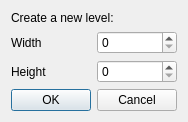
<?xml version="1.0" encoding="UTF-8"?>
<ui version="4.0">
 <class>NewDialog</class>
 <widget class="QDialog" name="NewDialog">
  <property name="geometry">
   <rect>
    <x>0</x>
    <y>0</y>
    <width>174</width>
    <height>120</height>
   </rect>
  </property>
  <property name="windowTitle">
   <string>Dialog</string>
  </property>
  <layout class="QVBoxLayout" name="verticalLayout">
   <item>
    <widget class="QLabel" name="label">
     <property name="text">
      <string>Create a new level:</string>
     </property>
    </widget>
   </item>
   <item>
    <layout class="QGridLayout" name="gridLayout">
     <item row="0" column="0">
      <widget class="QLabel" name="label_2">
       <property name="text">
        <string>Width</string>
       </property>
      </widget>
     </item>
     <item row="0" column="1">
      <widget class="QSpinBox" name="widthSpinBox_"/>
     </item>
     <item row="1" column="1">
      <widget class="QSpinBox" name="heightSpinBox_"/>
     </item>
     <item row="1" column="0">
      <widget class="QLabel" name="label_3">
       <property name="text">
        <string>Height</string>
       </property>
      </widget>
     </item>
    </layout>
   </item>
   <item>
    <spacer name="verticalSpacer">
     <property name="orientation">
      <enum>Qt::Vertical</enum>
     </property>
     <property name="sizeHint" stdset="0">
      <size>
       <width>20</width>
       <height>0</height>
      </size>
     </property>
    </spacer>
   </item>
   <item>
    <widget class="QDialogButtonBox" name="buttonBox">
     <property name="orientation">
      <enum>Qt::Horizontal</enum>
     </property>
     <property name="standardButtons">
      <set>QDialogButtonBox::Cancel|QDialogButtonBox::Ok</set>
     </property>
    </widget>
   </item>
  </layout>
 </widget>
 <resources/>
 <connections>
  <connection>
   <sender>buttonBox</sender>
   <signal>accepted()</signal>
   <receiver>NewDialog</receiver>
   <slot>accept()</slot>
   <hints>
    <hint type="sourcelabel">
     <x>248</x>
     <y>254</y>
    </hint>
    <hint type="destinationlabel">
     <x>157</x>
     <y>274</y>
    </hint>
   </hints>
  </connection>
  <connection>
   <sender>buttonBox</sender>
   <signal>rejected()</signal>
   <receiver>NewDialog</receiver>
   <slot>reject()</slot>
   <hints>
    <hint type="sourcelabel">
     <x>316</x>
     <y>260</y>
    </hint>
    <hint type="destinationlabel">
     <x>286</x>
     <y>274</y>
    </hint>
   </hints>
  </connection>
 </connections>
</ui>
